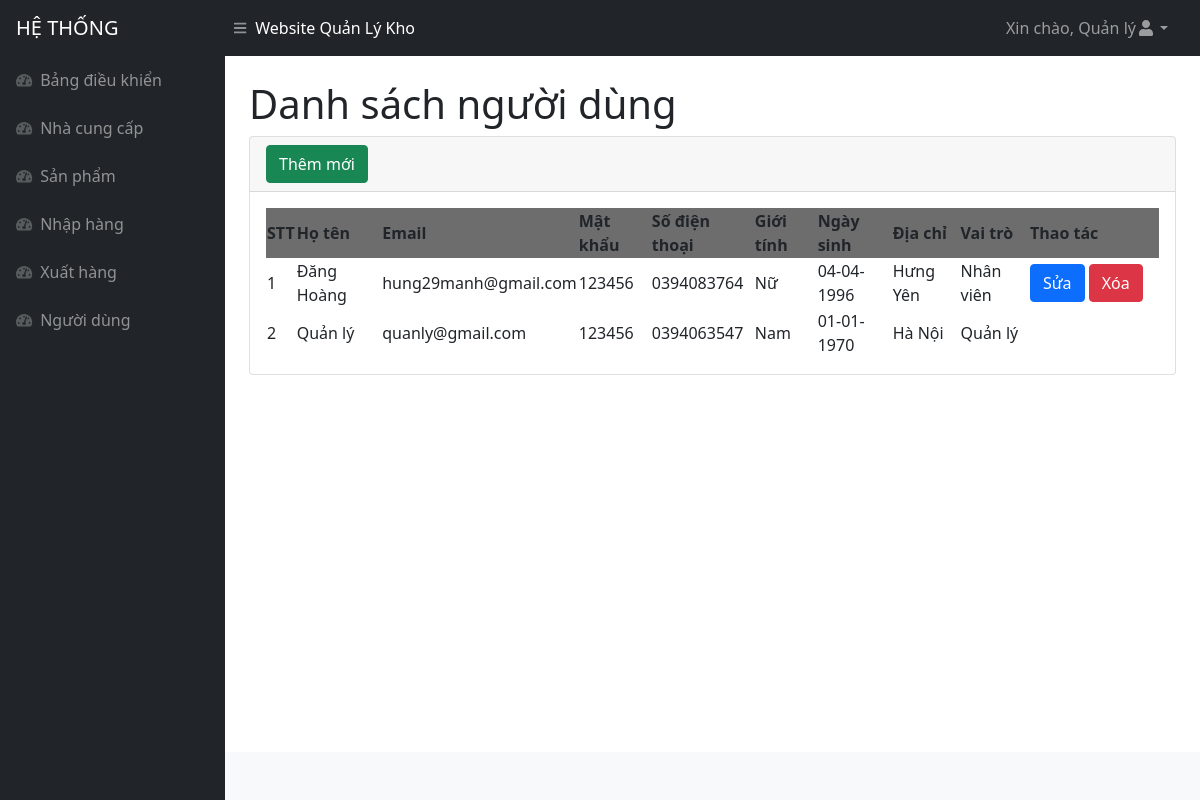
The page /nguoidung.php (signed in) on the database its author committed.
### tables this page shows
CREATE TABLE `nguoidung` (
  `id` int(11) NOT NULL,
  `hoten` varchar(500) NOT NULL,
  `email` varchar(500) NOT NULL,
  `matkhau` varchar(500) NOT NULL,
  `sodienthoai` varchar(250) NOT NULL,
  `ngaysinh` varchar(250) NOT NULL,
  `gioitinh` varchar(250) NOT NULL,
  `diachi` varchar(1000) NOT NULL,
  `quyen_id` int(11) NOT NULL
);

CREATE TABLE `quyen` (
  `id` int(11) NOT NULL,
  `ten` varchar(500) NOT NULL
);

### nguoidung.php (the view, shortened to what this page needs)
<!DOCTYPE html>
<html lang="en">
<head>
<?php include('inc/head.php')?>
</head>
<body class="sb-nav-fixed">
<?php include('inc/header.php')?>
    <div id="layoutSidenav">
    <?php include('inc/menu.php')?>
        <div id="layoutSidenav_content">
            <main>
                <div class="container-fluid px-4">
                    <h1 class="mt-4">Danh sách người dùng</h1>
                    <div class="card mb-4">
                        <div class="card-header">
                            <button type="button" class="btn btn-success" data-bs-toggle="modal"
                                data-bs-target="#exampleModalAdd">
                                Thêm mới
                            </button>
                        </div>
                        <div class="card-body">
                            <table id="datatablesSimple">
                                <thead>
                                <tr style="background-color : #6D6D6D">
                                        <th>STT</th>
                                        <th>Họ tên</th>
                                        <th>Email</th>
                                        <th>Mật khẩu</th>
                                        <th>Số điện thoại</th>
                                        <th>Giới tính</th>
                                        <th>Ngày sinh</th>
                                        <th>Địa chỉ</th>
                                        <th>Vai trò</th>
                                        <th>Thao tác</th>
                                    </tr>
                                </thead>
                                <tbody>
                                <?php
                                    $query = "SELECT a.*, b.ten
                                    FROM nguoidung as a, quyen as b
                                    WHERE a.quyen_id = b.id
                                    ORDER BY a.id DESC";
                                    $result = mysqli_query($connect, $query);
                                    $stt = 1;
                                    while ($arUser = mysqli_fetch_array($result, MYSQLI_ASSOC)) {
                                        $idModelDel = "exampleModalDel".$arUser["id"] ;
                                        $idModelEdit = "exampleModalEdit".$arUser["id"];
                                    ?>
                                    <tr>
                                        <td><?php echo $stt ?></td>
                                        <td><?php echo $arUser["hoten"] ?></td>
                                        <td><?php echo $arUser["email"] ?> </td>
                                        <td><?php echo $arUser["matkhau"] ?> </td>
                                        <td><?php echo $arUser["sodienthoai"] ?></td>
                                        <td><?php echo $arUser["gioitinh"] ?> </td>
                                        <td><?php echo date("d-m-Y", strtotime($arUser["ngaysinh"])) ?></td>
                                        <td><?php echo $arUser["diachi"] ?></td>
                                        <td><?php echo $arUser["ten"] ?></td>
                                        <td style="width : 130px !important">
                                        <?php if($arUser["quyen_id"] == 2) {?>
                                            <button type="button" class="btn btn-primary" data-bs-toggle="modal"
                                                data-bs-target="#<?php echo $idModelEdit ?>">
                                                Sửa
                                            </button>
                                            <button type="button" class="btn btn-danger" data-bs-toggle="modal"
                                                data-bs-target="#<?php echo $idModelDel ?>">
                                                Xóa
                                            </button>
                                            <?php } ?>
                                        </td>
                                    </tr>
                                    <?php $stt++;} ?>
                                </tbody>
                            </table>
                        </div>
                    </div>
                </div>
            </main>
            <?php include('inc/footer.php')?>
        </div>
    </div>
</body>
</html>

### rows shown on the page
nguoidung: hoten "Đăng Hoàng", email "hung29manh@gmail.com", matkhau "123456", sodienthoai "0394083764", gioitinh "Nữ", ngaysinh "04-04-1996", diachi "Hưng Yên", quyen.ten "Nhân viên"
nguoidung: hoten "Quản lý", email "quanly@gmail.com", matkhau "123456", sodienthoai "0394063547", gioitinh "Nam", ngaysinh "01-01-1970", diachi "Hà Nội", quyen.ten "Quản lý"

### other values the page prints
$_SESSION['tenhienthi'] "Quản lý"
